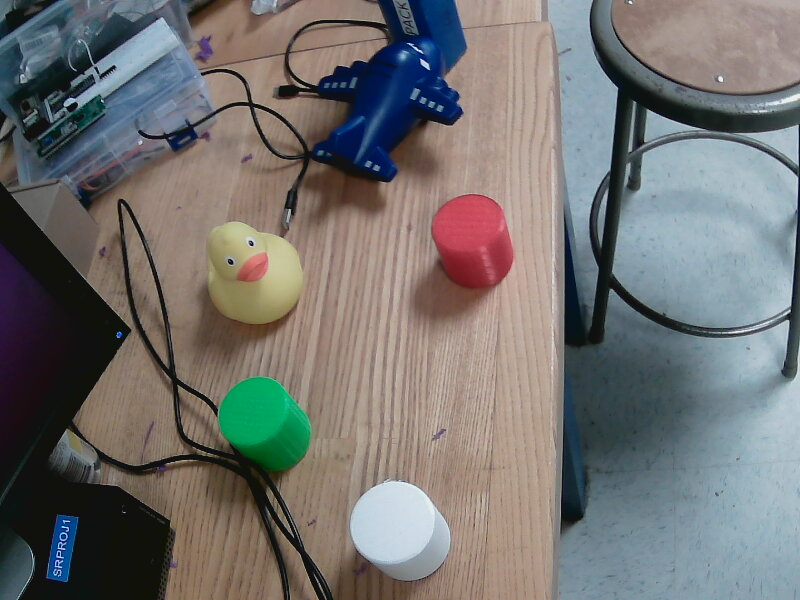
#> input picture test_images/2023-03-03-151353.jpg, 800 x 600 px, given in place of the camera
$ python image_dect.py
#> lines starting #> are read from the running program, lines starting #| are printed output that depends on the picture; after the words box and inside, x2 and y2 are one past the last pixel; in counts of white or black regions, pixels touching at a corner belong together
# Python program to illustrate HoughLine
# method for line detection
import cv2
import numpy as np
import keyboard
import time

def lowers(blue1, green1, red1):
	ret = []
	if keyboard.is_pressed('r'):
		if(red1>0):
			red1-=1
	if keyboard.is_pressed('g'):
		if(green1>0):
			green1-=1
	if keyboard.is_pressed('b'):
		if(blue1>0):
			blue1-=1

	ret.append(blue1)
	ret.append(green1)
	ret.append(red1)

	return ret

def raises(blue1, green1, red1):
	ret = []
	if keyboard.is_pressed('r'):
		if(red1<255):
			red1+=1
	if keyboard.is_pressed('g'):
		if(green1<255):
			green1+=1
	if keyboard.is_pressed('b'):
		if(blue1<255):
			blue1+=1

	ret.append(blue1)
	ret.append(green1)
	ret.append(red1)

	return ret

def log(image,clr,color,off):
	font = cv2.FONT_HERSHEY_SIMPLEX
	org = (5, 30+off)
	fontScale = 1
#	color = (255, 0, 0)
	thickness = 2
	image = cv2.putText(image, str(clr), org, font,
					fontScale, color, thickness, cv2.LINE_AA)

cap = cv2.VideoCapture(0)
f = False
t = False
rgb1 = [0,0,0]
rgb2 = [255,255,255]

while(cap.isOpened()):
	ret, image = cap.read()
#> image is the input picture: shape (600, 800, 3); mean B, G, R 112.2, 113.5, 114.7

	boundaries = [
		(rgb1, rgb2)]

	for (lower, upper) in boundaries:
		# create NumPy arrays from the boundaries
		lower = np.array(lower, dtype = "uint8")
		upper = np.array(upper, dtype = "uint8")
		# find the colors within the specified boundaries and apply
		# the mask
		mask = cv2.inRange(image, lower, upper)
		img= cv2.bitwise_and(image, image, mask = mask)

		# Convert the img to grayscale
		gray = cv2.cvtColor(img,cv2.COLOR_BGR2GRAY)
	# [11 lines of commented-out code are left out]
		contours, hierarchy = cv2.findContours(gray, 1, 2)

		if keyboard.is_pressed('f'):
			f = not f
			time.sleep(0.1)
		if f:
			image = img

		if keyboard.is_pressed('t'):
			t = not t
			time.sleep(0.05)

		if keyboard.is_pressed('d'):
			rgb1 = [0,0,0]
			rgb2 = [255,255,255]


		if(len(contours) > 0):
			cMax = max(contours, key=cv2.contourArea)
			rect = cv2.minAreaRect(cMax)
			box = cv2.boxPoints(rect)
			box = np.int0(box)
			cv2.drawContours(image, [box], cv2.FILLED, (255,0,127), 3)

			circleRect = cv2.boundingRect(cMax)
			x,y,w,h = circleRect
			frect = (x+(int)(w/4),y+(int)(h/4),(int)(w/2),(int)(h/2))
			x,y,w,h = frect
			#cv2.circle(image,(int(x+(w/2)), int(y+(h/2))), 6, (0,255,0), 2)
			cv2.rectangle(image,frect,(0,255,0), 2)

		if keyboard.is_pressed('down'):
			if(t):
				rgb2 = lowers(rgb2[0],rgb2[1],rgb2[2])
			else:
				rgb1 = lowers(rgb1[0],rgb1[1],rgb1[2])

		if keyboard.is_pressed('up'):
			if(t):
				rgb2 = raises(rgb2[0],rgb2[1],rgb2[2])
			else:
				rgb1 = raises(rgb1[0],rgb1[1],rgb1[2])

		avg = np.array(cv2.mean(image[y:y+h,x:x+w])).astype(np.uint8)
		rgb = avg.tolist()
		if keyboard.is_pressed('l'):

			i = 2
			while(i>=0):
				rgb1[i]=rgb[i]-50
				rgb2[i]=rgb[i]+50
				if rgb1[i] < 0 :
					rgb1[i]=0
				if rgb2[i] > 255 :
					rgb2[i] = 255
				i-=1
				time.sleep(0.07)
			print('Locked on to: ',np.array(cv2.mean(image[y:y+h,x:x+w])).astype(np.uint8))


		boundaries = [
		(rgb1, rgb2)]

		log(image,rgb1[0],[255,0,0],0)
		log(image,rgb1[1],[0,255,0],30)
		log(image,rgb1[2],[0,0,255],60)

		log(image,rgb2[0],[255,0,0],120)
		log(image,rgb2[1],[0,255,0],150)
		log(image,rgb2[2],[0,0,255],180)
		log(image,'fltr' if f else 'cam',[255,0,255],240)
		log(image,'hiB' if t else 'loB',[255,0,255],270)
		log(image,rgb,rgb,400) #does not function well
		cv2.imshow('frame',image)
		cv2.waitKey(40)
		if cv2.waitKey(1) & 0xFF == ord('q'):
			break
#> this loop made 1 pass; (key q is pressed on pass 1)
#> (cMax, rect, box, circleRect) on pass 1: ([[0, 0], [0, 599], [799, 599], [799, 0]], ((399.5, 299.5), (599, 799), -90), [[799, 599], [0, 599], [0, 0], [799, 0]], (0, 0, 800, 600))
#> pass 1, `gray = cv2.cvtColor(img,cv2.COLOR_BGR2GRAY)`:
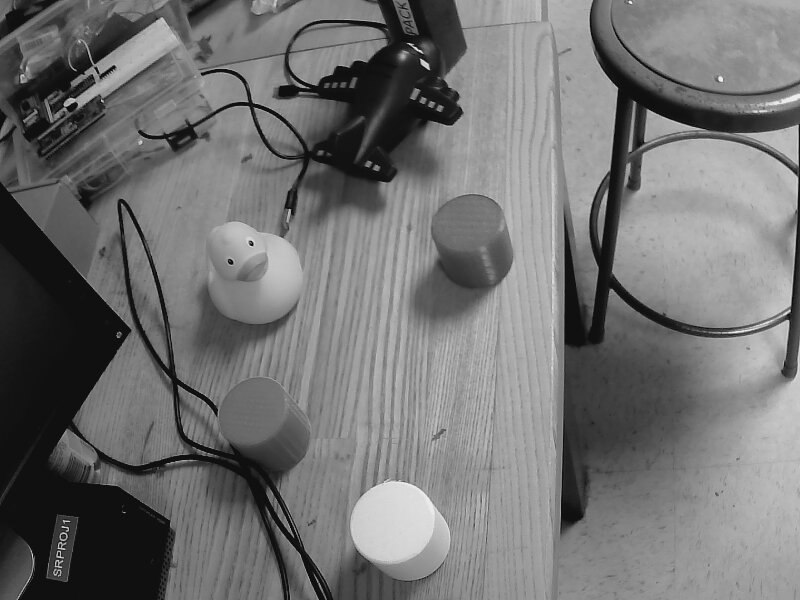
#> gray: shape (600, 800); min 0, max 247, mean 113.7
#> pass 1, in log, `image = cv2.putText(image, str(clr), org, font, fontScale, color, thic..`:
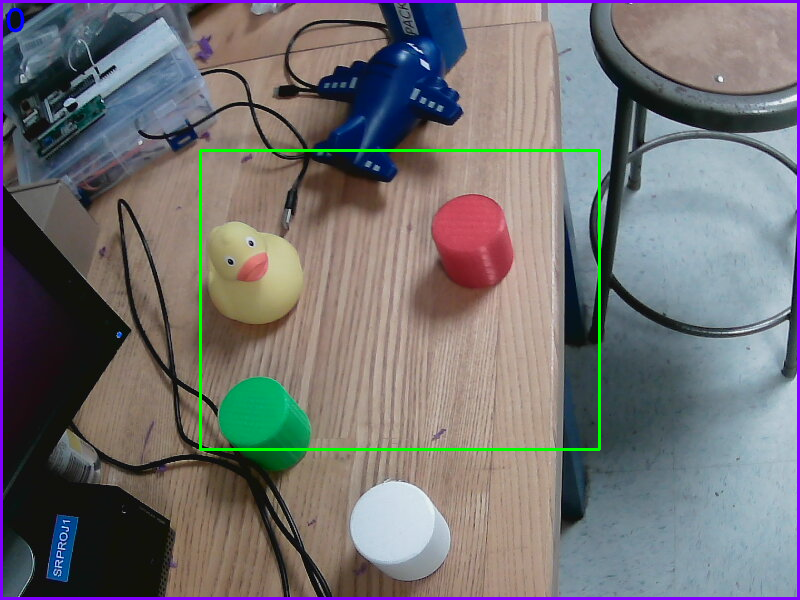
#> image: shape (600, 800, 3); 2.67% of pixels changed, all inside (x1, y1, x2, y2) = (0, 0, 800, 600)
#> pass 1, in log (call 2), `image = cv2.putText(image, str(clr), org, font, fontScale, color, thic..`:
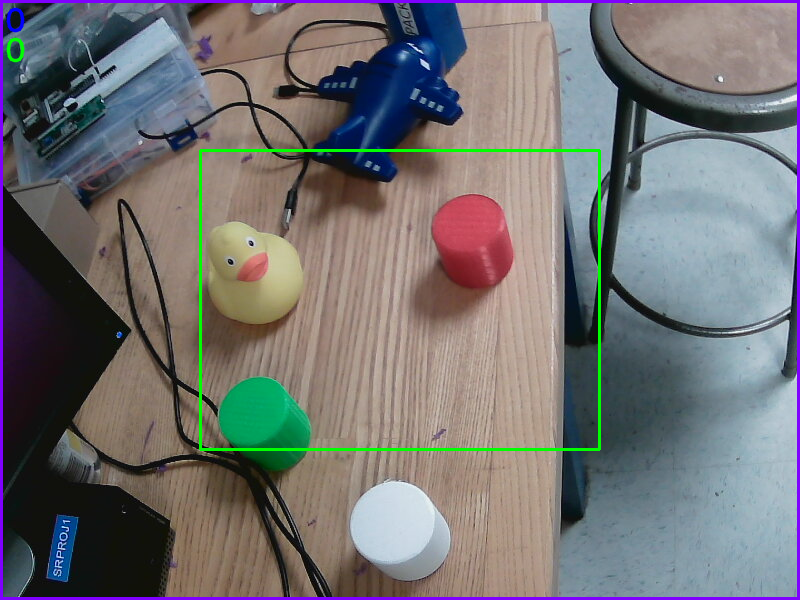
#> image: shape (600, 800, 3); 0.06% of pixels changed, all inside (x1, y1, x2, y2) = (6, 37, 25, 63)
#> after the loop:
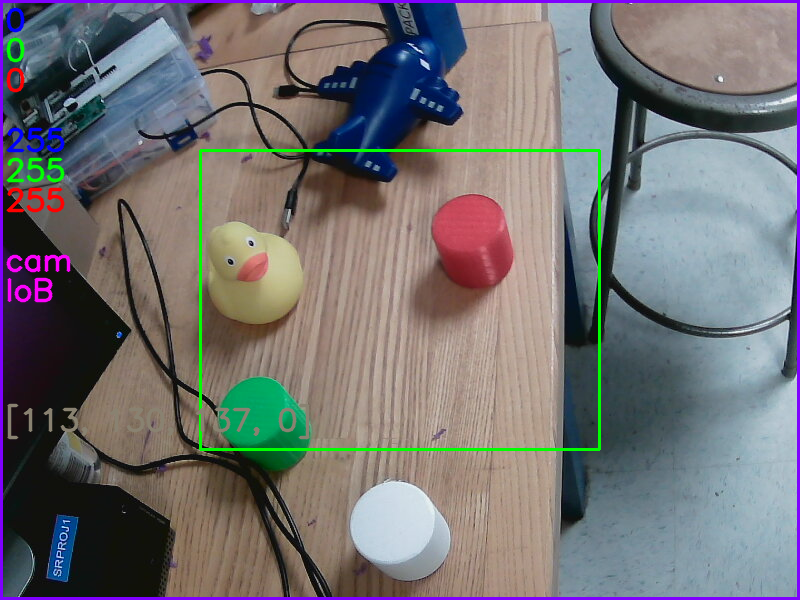
#> image: shape (600, 800, 3); 1.42% of pixels changed, all inside (x1, y1, x2, y2) = (6, 67, 310, 440)


cap.release()
cv2.destroyAllWindows()
